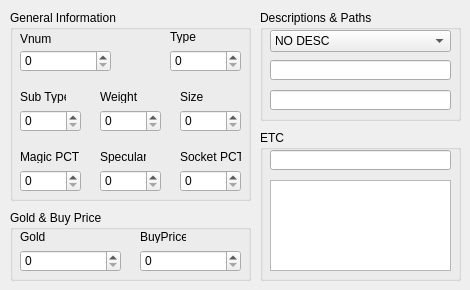
        <widget class="QWidget" name="tab_4">
         <attribute name="title">
          <string>General</string>
         </attribute>
         <widget class="QGroupBox" name="groupBox_5">
          <property name="geometry">
           <rect>
            <x>10</x>
            <y>10</y>
            <width>241</width>
            <height>191</height>
           </rect>
          </property>
          <property name="title">
           <string>General Information</string>
          </property>
          <widget class="QLabel" name="label_7">
           <property name="geometry">
            <rect>
             <x>170</x>
             <y>80</y>
             <width>46</width>
             <height>13</height>
            </rect>
           </property>
           <property name="text">
            <string>Size</string>
           </property>
          </widget>
          <widget class="QLabel" name="label_5">
           <property name="geometry">
            <rect>
             <x>10</x>
             <y>80</y>
             <width>46</width>
             <height>13</height>
            </rect>
           </property>
           <property name="text">
            <string>Sub Type</string>
           </property>
          </widget>
          <widget class="QSpinBox" name="sSize">
           <property name="geometry">
            <rect>
             <x>170</x>
             <y>100</y>
             <width>61</width>
             <height>22</height>
            </rect>
           </property>
           <property name="maximum">
            <number>255</number>
           </property>
          </widget>
          <widget class="QLabel" name="label_6">
           <property name="geometry">
            <rect>
             <x>90</x>
             <y>80</y>
             <width>46</width>
             <height>13</height>
            </rect>
           </property>
           <property name="text">
            <string>Weight</string>
           </property>
          </widget>
          <widget class="QSpinBox" name="sSubType">
           <property name="geometry">
            <rect>
             <x>10</x>
             <y>100</y>
             <width>61</width>
             <height>22</height>
            </rect>
           </property>
           <property name="maximum">
            <number>255</number>
           </property>
          </widget>
          <widget class="QSpinBox" name="sWeight">
           <property name="geometry">
            <rect>
             <x>90</x>
             <y>100</y>
             <width>61</width>
             <height>22</height>
            </rect>
           </property>
           <property name="maximum">
            <number>255</number>
           </property>
          </widget>
          <widget class="QLabel" name="label">
           <property name="geometry">
            <rect>
             <x>10</x>
             <y>22</y>
             <width>46</width>
             <height>13</height>
            </rect>
           </property>
           <property name="text">
            <string>Vnum</string>
           </property>
          </widget>
          <widget class="QLabel" name="label_4">
           <property name="geometry">
            <rect>
             <x>160</x>
             <y>20</y>
             <width>46</width>
             <height>13</height>
            </rect>
           </property>
           <property name="text">
            <string>Type</string>
           </property>
          </widget>
          <widget class="QSpinBox" name="sType">
           <property name="geometry">
            <rect>
             <x>160</x>
             <y>40</y>
             <width>71</width>
             <height>22</height>
            </rect>
           </property>
           <property name="maximum">
            <number>255</number>
           </property>
          </widget>
          <widget class="QLabel" name="label_38">
           <property name="geometry">
            <rect>
             <x>10</x>
             <y>140</y>
             <width>61</width>
             <height>13</height>
            </rect>
           </property>
           <property name="text">
            <string>Magic PCT</string>
           </property>
          </widget>
          <widget class="QSpinBox" name="sMagicPCT">
           <property name="geometry">
            <rect>
             <x>10</x>
             <y>160</y>
             <width>61</width>
             <height>22</height>
            </rect>
           </property>
           <property name="maximum">
            <number>255</number>
           </property>
          </widget>
          <widget class="QLabel" name="label_39">
           <property name="geometry">
            <rect>
             <x>90</x>
             <y>140</y>
             <width>46</width>
             <height>13</height>
            </rect>
           </property>
           <property name="text">
            <string>Specular</string>
           </property>
          </widget>
          <widget class="QSpinBox" name="sSpecular">
           <property name="geometry">
            <rect>
             <x>90</x>
             <y>160</y>
             <width>61</width>
             <height>22</height>
            </rect>
           </property>
           <property name="maximum">
            <number>255</number>
           </property>
          </widget>
          <widget class="QLabel" name="label_40">
           <property name="geometry">
            <rect>
             <x>170</x>
             <y>140</y>
             <width>61</width>
             <height>13</height>
            </rect>
           </property>
           <property name="text">
            <string>Socket PCT</string>
           </property>
          </widget>
          <widget class="QSpinBox" name="sSocketPCT">
           <property name="geometry">
            <rect>
             <x>170</x>
             <y>160</y>
             <width>61</width>
             <height>22</height>
            </rect>
           </property>
           <property name="maximum">
            <number>255</number>
           </property>
          </widget>
          <widget class="QSpinBox" name="sVnum">
           <property name="geometry">
            <rect>
             <x>10</x>
             <y>40</y>
             <width>91</width>
             <height>22</height>
            </rect>
           </property>
           <property name="maximum">
            <number>2147483647</number>
           </property>
          </widget>
         </widget>
         <widget class="QGroupBox" name="groupBox">
          <property name="geometry">
           <rect>
            <x>260</x>
            <y>10</y>
            <width>201</width>
            <height>111</height>
           </rect>
          </property>
          <property name="title">
           <string>Descriptions &amp;&amp; Paths</string>
          </property>
          <widget class="QComboBox" name="comboBox">
           <property name="geometry">
            <rect>
             <x>10</x>
             <y>20</y>
             <width>181</width>
             <height>22</height>
            </rect>
           </property>
           <property name="currentIndex">
            <number>3</number>
           </property>
           <item>
            <property name="text">
             <string>ETC</string>
            </property>
           </item>
           <item>
            <property name="text">
             <string>ARMOR</string>
            </property>
           </item>
           <item>
            <property name="text">
             <string>WEAPON</string>
            </property>
           </item>
           <item>
            <property name="text">
             <string>NO DESC</string>
            </property>
           </item>
          </widget>
          <widget class="QLineEdit" name="txtModelPath">
           <property name="geometry">
            <rect>
             <x>10</x>
             <y>50</y>
             <width>181</width>
             <height>20</height>
            </rect>
           </property>
          </widget>
          <widget class="QLineEdit" name="txtIconPath">
           <property name="geometry">
            <rect>
             <x>10</x>
             <y>80</y>
             <width>181</width>
             <height>20</height>
            </rect>
           </property>
          </widget>
         </widget>
         <widget class="QGroupBox" name="groupBox_4">
          <property name="geometry">
           <rect>
            <x>10</x>
            <y>210</y>
            <width>241</width>
            <height>71</height>
           </rect>
          </property>
          <property name="title">
           <string>Gold &amp;&amp; Buy Price</string>
          </property>
          <widget class="QLabel" name="label_10">
           <property name="geometry">
            <rect>
             <x>10</x>
             <y>20</y>
             <width>46</width>
             <height>13</height>
            </rect>
           </property>
           <property name="text">
            <string>Gold</string>
           </property>
          </widget>
          <widget class="QSpinBox" name="sGold">
           <property name="geometry">
            <rect>
             <x>10</x>
             <y>40</y>
             <width>101</width>
             <height>22</height>
            </rect>
           </property>
           <property name="maximum">
            <number>2147483647</number>
           </property>
          </widget>
          <widget class="QLabel" name="label_13">
           <property name="geometry">
            <rect>
             <x>130</x>
             <y>20</y>
             <width>46</width>
             <height>13</height>
            </rect>
           </property>
           <property name="text">
            <string>BuyPrice</string>
           </property>
          </widget>
          <widget class="QSpinBox" name="sBuyPrice">
           <property name="geometry">
            <rect>
             <x>130</x>
             <y>40</y>
             <width>101</width>
             <height>22</height>
            </rect>
           </property>
           <property name="maximum">
            <number>2147483647</number>
           </property>
          </widget>
         </widget>
         <widget class="QGroupBox" name="groupBox_12">
          <property name="geometry">
           <rect>
            <x>260</x>
            <y>130</y>
            <width>201</width>
            <height>151</height>
           </rect>
          </property>
          <property name="title">
           <string>ETC</string>
          </property>
          <widget class="QLineEdit" name="txtItemName">
           <property name="geometry">
            <rect>
             <x>10</x>
             <y>20</y>
             <width>181</width>
             <height>20</height>
            </rect>
           </property>
          </widget>
          <widget class="QTextEdit" name="txtItemDesc">
           <property name="geometry">
            <rect>
             <x>10</x>
             <y>50</y>
             <width>181</width>
             <height>91</height>
            </rect>
           </property>
          </widget>
         </widget>
        </widget>
